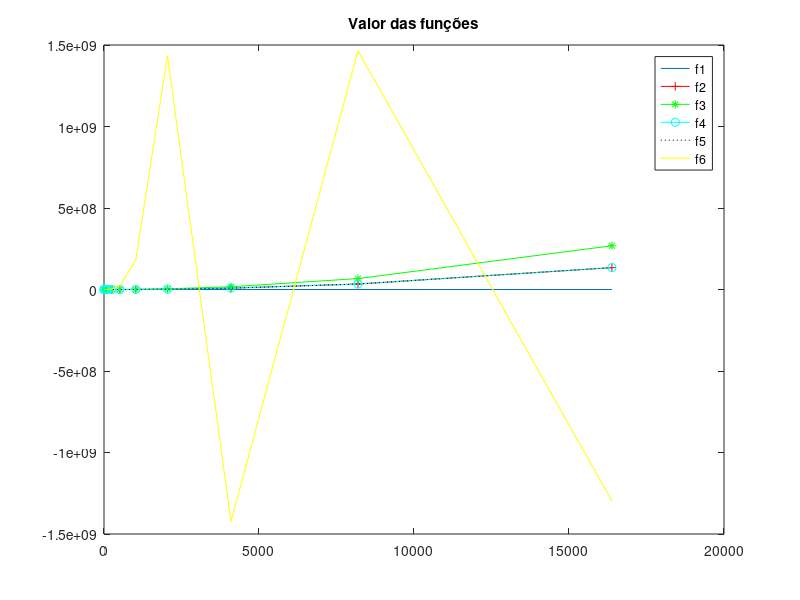

MATLAB code to generate this figure:
clear
close
clc

A = load('functions_noopt.txt');

figure
F=1; plot(A(F:6:end,1),A(F:6:end,3))
hold on
F=2; plot(A(F:6:end,1),A(F:6:end,3),'r-+')
F=3; plot(A(F:6:end,1),A(F:6:end,3),'g-*')
F=4; plot(A(F:6:end,1),A(F:6:end,3),'c-o')
F=5; plot(A(F:6:end,1),A(F:6:end,3),'k:')
F=6; plot(A(F:6:end,1),A(F:6:end,3),'y-')

legend('f1','f2','f3','f4','f5','f6')
title('Valor das funções')